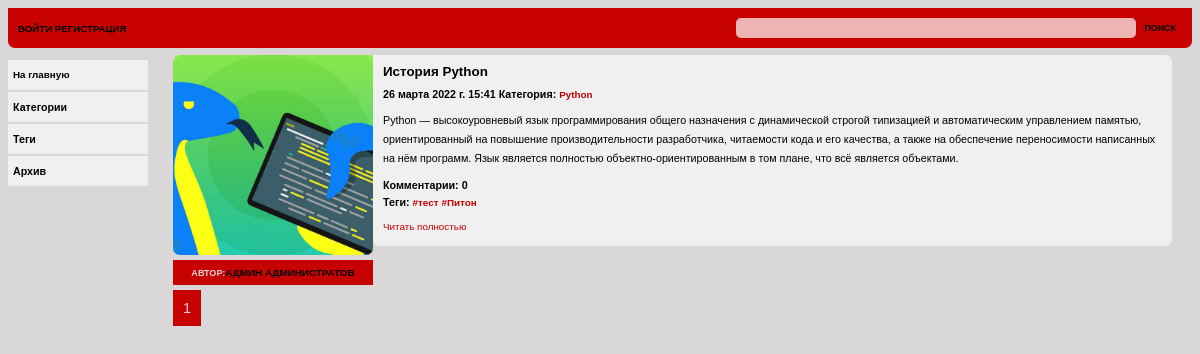
The app's page /python with its own data.
### blog/models.py (models this page shows, shortened)
class Post(models.Model):
    author = models.ForeignKey(User,
                               on_delete=models.SET_NULL,
                               blank=True,
                               null=True,
                               verbose_name='Автор')
    title = models.CharField('Заголовок', max_length=100, unique=True)
    slug = models.SlugField('Слаг', max_length=100, unique=True)
    image = models.ImageField('Изображение', upload_to='images/%Y/%m/%d/', null=True, blank=True)
    category = models.ForeignKey(Category, on_delete=models.CASCADE, verbose_name='Категория')
    tags = models.ManyToManyField('Tag', blank=True, related_name='posts', verbose_name='Теги')
    preview_text = models.TextField('Превью', max_length=500)
    text = models.TextField('Текст', max_length=5000)
    date_pub = models.DateTimeField('Дата публикации', auto_now_add=True)
    likes = models.ManyToManyField(User, blank=True, related_name='posts', verbose_name='Лайки')
    is_published = models.BooleanField("Опубликовано", blank=True, default=False)
    def get_absolute_url(self):
        return reverse('blog:post', kwargs={'category_slug': self.category.slug, 'post_slug': self.slug})
    class Meta:
        verbose_name = 'Пост'
        verbose_name_plural = 'Посты'
        ordering = ('-date_pub',)

class Category(models.Model):
    name = models.CharField('Наименование категории', max_length=50)
    slug = models.SlugField('Слаг', max_length=50)
    def __str__(self):
        return self.name
    class Meta:
        verbose_name = 'Категория'
        verbose_name_plural = 'Категории'

class Tag(models.Model):
    name = models.CharField('Тэг', max_length=50)
    slug = models.SlugField('Слаг', max_length=50)
    def __str__(self):
        return f'#{self.name}'
    class Meta:
        verbose_name = 'Тэг'
        verbose_name_plural = 'Тэги'

### user/models.py (models this page shows)
class User(AbstractUser):
    avatar = models.ImageField(upload_to='images/avatar/%Y/%m/%d/',
                               blank=True, verbose_name='Аватар',
                               default='images/avatar/default.bmp')
    email = models.EmailField('E-mail',
                              unique=True)

### blog/views.py (the view)
# urls.py: path('<slug:category_slug>', PostCatListView.as_view(), name='category'),
class PostCatListView(MainPostListView):
    def get_queryset(self):
        self.title = get_object_or_404(Category, slug=self.kwargs["category_slug"])
        return services.get_filtered_posts(is_published=True,
                                           category=self.title)

### blog/services.py (called while the page is built)
def _get_posts(posts):
    return posts.prefetch_related('tags'
                                  ).select_related(
                                        'category', 'author'
                                  ).order_by(
                                        '-date_pub'
                                  ).defer(
                                            'text', 'is_published', 'author__avatar', 'author__date_joined',
                                            'author__is_active', 'author__is_staff', 'author__is_superuser',
                                            'author__password', 'author__username', 'author__email',
                                            'author__last_login'
                                  ).annotate(comments_count=Count('comments'))

def get_filtered_posts(**filter_kwargs):
    return _get_posts(Post.objects.filter(**filter_kwargs))

### blog/views.py (called while the page is built)
    def get_context_data(self):
        context = super().get_context_data()
        context['title'] = self.title
        return context

### blog/templates/blog/index.html (shortened to what this page needs)
{% extends 'blog/base.html' %}
{% load static %}
{% block css %} <link href="{% static 'blog/css/styles-listview.css' %}" rel="stylesheet"> {% endblock %}
{% block content %}
    {% if posts %}
    {% for post in posts %}
        <div class="content">
            <div class="block-titul">
                <div class="block-titul-image">
                    <img src="{{ post.image.url }}"></img>
                </div>
                <div class="block-titul-author">
                    <h3><span class="author">Автор:</span>{{ post.author.first_name }} {{ post.author.last_name }}</h3>
                </div>
            </div>
            <div class="block-text">
            <h1>{{ post.title }}</h1>
            <h3>{{ post.date_pub }} Категория: <a href="{% url 'blog:category' post.category.slug %}"> {{post.category}} </a></h3>
            <p>{{ post.preview_text|linebreaks }}</p>
            <h3>Комментарии: {{ post.comments_count }}</h3>
            <h3>Теги: {% for tag in post.tags.all %} <a href="{% url 'blog:tag' tag.slug %}"> {{ tag }}</a> {% endfor %}</h3>
            <a href="{{ post.get_absolute_url }}"><p>Читать полностью</p></a>
            </div>
        </div>
    {% endfor %}
    <div class="paginator">
        {% for page in paginator.page_range %}
            {% if page_obj.number == page %}
            <div class="current-page">{{ page }} </div>
            {% elif page >= page_obj.number|add:-2 and page <= page_obj.number|add:2 %}
            <a href="?page={{ page }}"><div class="other-pages">{{ page }}</div></a>
            {% endif %}
        {% endfor %}
    </div>
    {% else %}
        <div class="content"><h1>Упс, ничего не найдено</h1></div>
    {% endif %}
{% endblock %}

### blog/static/blog/css/styles-listview.css (style rules this page uses)
* { box-sizing: border-box; font-family: Verdana, Helvetica, Arial, sans-serif; font-size: 92%; }
a { text-decoration: none }
body { background: #d9d7d7; }
img { width: 10%; height: 10%; }
.content { align-items: flex-start; display: flex; flex-direction: row; justify-content: flex-start; border:0px solid black; padding-top: 5px; padding-right: 20px; margin-bottom: 5px; }
.block-titul img { display: flex; flex-direction: column; }
.block-titul-image img { object-fit: cover; height: 200px; width: 200px; border-radius: 7px 0px 7px 7px; }
.block-titul-author { height: 25px; line-height: 25px; text-align: center; background: #c70000; text-transform: uppercase; }
.author { color: #e0d3d3; }
.block-text { flex-grow:1; background: #f0f0f0; padding-left: 10px; padding-right: 10px; border-radius: 0px 7px 7px 7px; }
.content h1 { font-size: 150%; font-weight: bolder; }
.content h3 { font-size: 120%; margin-bottom: 0px; margin-top: 5px; }
.content p { font-size: 120%; line-height: 180%; }
.content a { color: #c70000; text-decoration: none; }
.paginator { display: flex; flex-direction: row; justify-content: flex-start; }
.current-page { font-size: 150%; background: #c70000; color: #e0d3d3; border: 0px solid black; padding: 10px; margin-right: 5px; }

### records on screen
Post: image (picture), author.first_name "АДМИН", author.last_name "АДМИНИСТРАТОВ", title "История Python", date_pub "26 марта 2022 г. 15:41", category "Python", preview_text "Python — высокоуровневый язык программирования общего назначения с динамической строгой типизацией и автоматическим управлением памятью, ориентированный на повышение производительности разработчика, читаемости кода и его качества, а также на обеспечение переносимости написанных на нём программ. Язык является полностью объектно-ориентированным в том плане, что всё является объектами.", comments_count "0"
Tag: name "#тест"
Tag: name "#Питон"

### other values on screen
{{ page }} "1"
